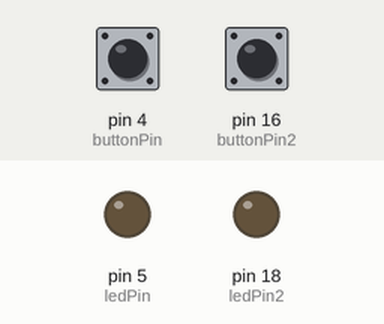
Simulated run of this sketch. Board: Arduino Uno, built with avr-gcc and run on an emulated ATmega328P. On the bench: output pins drawn as LEDs (lit = HIGH). Dashed ring = blinking. Inputs (shaded band) come from the test bench; at power-on: pin 16 (buttonPin2) LOW, pin 4 (buttonPin) LOW. What the sketch prints to the serial monitor is not drawn.

Above: at 1.2 s.
1.3 s: pin 16 (buttonPin2) pulled HIGH for 3.2 s
At 1.7 s:
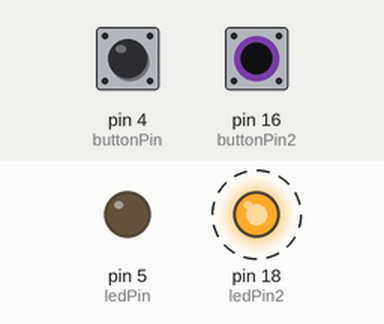
6.3 s: pin 4 (buttonPin) pulled HIGH for 0.15 s
At 6.37 s:
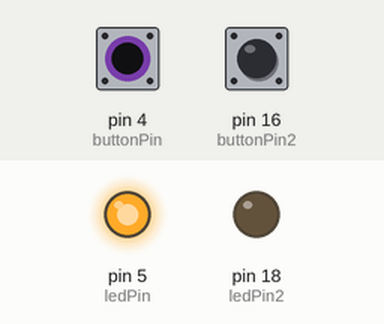
7.9 s: pin 4 (buttonPin) pulled HIGH for 3.2 s
At 12.2 s:
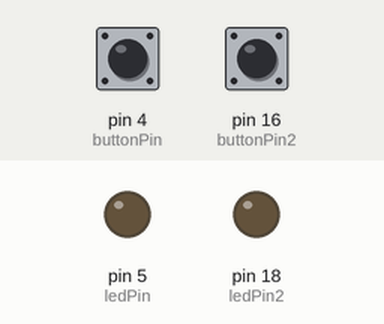
12.6 s: pin 4 (buttonPin) driven HIGH and pin 16 (buttonPin2) driven HIGH
At 13.0 s:
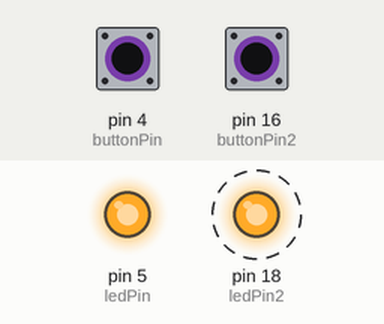
15.6 s: pin 4 (buttonPin) driven LOW
At 16.0 s:
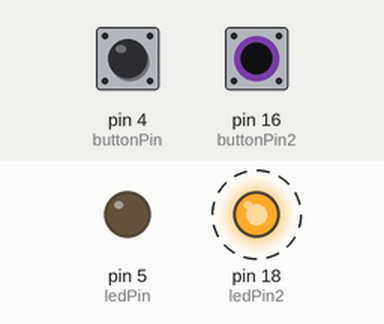
Timing chart, 0 to 19.6 s (numbered marks = the images above; inputs shaded):
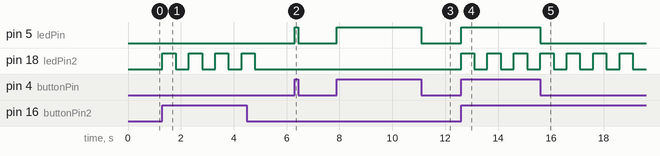

The sketch:

GPIO_2.ino
```cpp
// set pin numbers
const int buttonPin = 4;
const int buttonPin2 = 16;
const int ledPin = 5;
const int ledPin2 = 18;
int buttonState = 0;
int buttonState2 = 0;

void setup() {
 Serial.begin(115200);
 pinMode(buttonPin, INPUT);
 pinMode(buttonPin2, INPUT);
 pinMode(ledPin, OUTPUT);
 pinMode(ledPin2, OUTPUT);
}

void loop() {
 buttonState = digitalRead(buttonPin);
 buttonState2 = digitalRead(buttonPin2);
 Serial.println(buttonState);
 Serial.println(buttonState2);

 if (buttonState == HIGH) {
 digitalWrite(ledPin, HIGH);
 } else {
 digitalWrite(ledPin, LOW);
 }

 if (buttonState2 == HIGH) {
 digitalWrite(ledPin2, HIGH);
 delay(500);
 digitalWrite(ledPin2, LOW);
 delay(500);
 } else {
 digitalWrite(ledPin2, LOW);
 }
}
```

Measured:
- after the input at 1.3 s, pin 18 (ledPin2): alternates HIGH for 0.50 s and LOW for 0.50 s, 8 changes in all, then stays LOW, starting at once
- after the input at 6.3 s, pin 5 (ledPin): LOW → HIGH at once, → LOW 0.15 s later
- after the input at 7.9 s, pin 5 (ledPin): LOW → HIGH at once, → LOW 3.2 s later
- after the input at 12.6 s, pin 5 (ledPin): LOW → HIGH at once; pin 18 (ledPin2): alternates HIGH for 0.50 s and LOW for 0.50 s, starting at once
- after the input at 15.6 s, pin 5 (ledPin): HIGH → LOW at once
